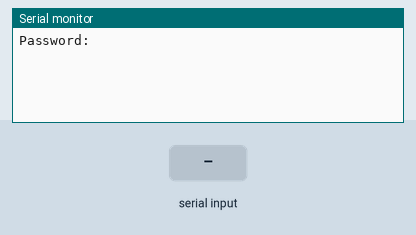
Simulated run of this sketch. Board: Arduino Uno, built with avr-gcc and run on an emulated ATmega328P. Shown: the last lines printed to the serial monitor. The inputs (shaded band) are chosen by the test bench.

Above: at 1.2 s.
1.3 s: "1" received over Serial
At 2.7 s:
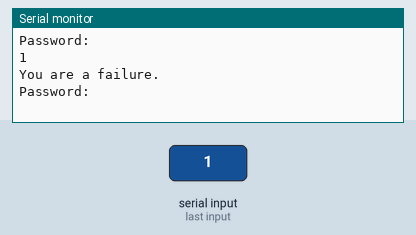
3.8 s: "0" received over Serial
At 5.2 s:
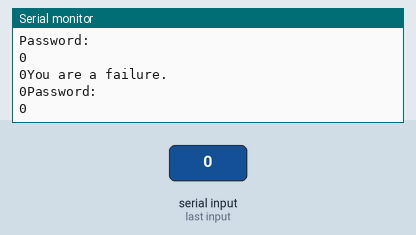
5.3 s: "2" received over Serial
At 7.4 s:
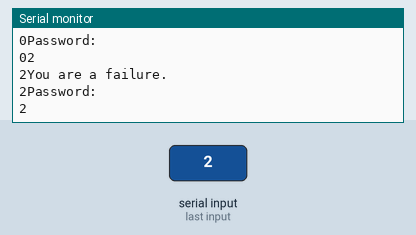
Timing chart, 0 to 8.9 s (numbered marks = the images above; inputs shaded):
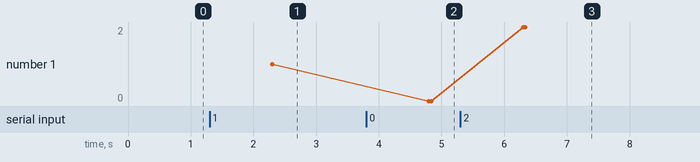

Measured:
- after the input at 1.3 s, the serial monitor: prints a new line after 1.0 s (image 1)
- after the input at 3.8 s, the serial monitor: prints a new line after 1.0 s (image 2)
- after the input at 5.3 s, the serial monitor: prints a new line after 1.0 s (image 3)
- plotted number 1: 1 → 0 after the input at 3.8 s, 0 → 2 after the input at 5.3 s

The sketch:

MySerialCallResponse.ino
```cpp
char* pass = "cookie";
char* passBuf = (char*) malloc(sizeof(char) * 1000);

void setup() {
  Serial.begin(9600);     // opens serial port, sets data rate to 9600 bps
  Serial.println("Password: ");
}

void loop() {
  // send data only when you receive data:
  while (Serial.available() > 0) {
      // read and write the incoming byte:
      Serial.readBytesUntil(*(pass + strlen(pass)), passBuf, strlen(pass));
      *(passBuf + strlen(passBuf) + 1) = '\0';
      Serial.println((char*) passBuf);
      if (!strcmp(pass, passBuf)) {
        Serial.println("You are successful!");
        passBuf = "";
      } else {
        Serial.println("You are a failure.");
        Serial.flush();
        passBuf = "";
        Serial.println("Password: ");
      }
  }
}
```
